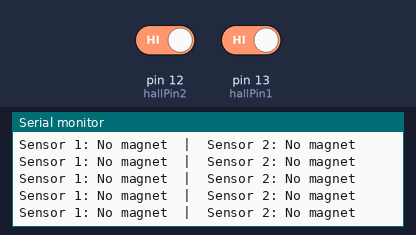
Recording of a sketch running on a simulated Arduino Uno, built with avr-gcc and run on an emulated ATmega328P. On the bench: the last lines printed to the serial monitor. The test bench sets the inputs (shaded band); at power-on: pin 12 (hallPin2) HIGH, pin 13 (hallPin1) HIGH.

Above: at 1.2 s.
1.3 s: pin 12 (hallPin2) driven LOW
At 1.61 s:
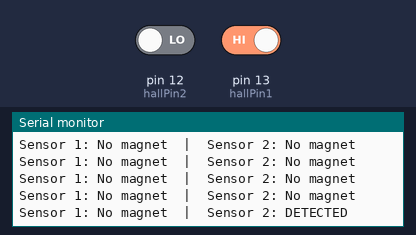
3.3 s: pin 13 (hallPin1) driven LOW
At 3.61 s:
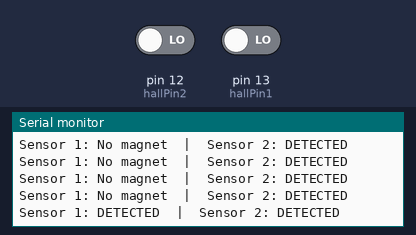
5.3 s: pin 12 (hallPin2) driven HIGH
At 5.62 s:
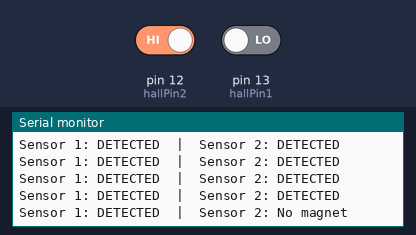
7.3 s: pin 13 (hallPin1) driven HIGH
At 7.62 s:
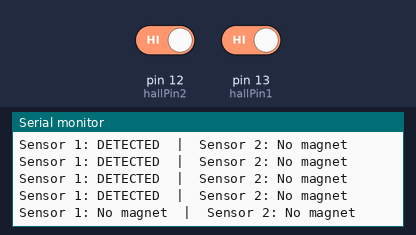
10.3 s: pin 13 (hallPin1) driven LOW
At 10.63 s:
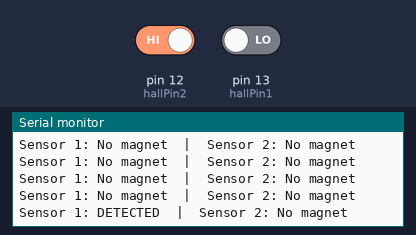
13.3 s: pin 13 (hallPin1) driven HIGH
At 13.83 s:
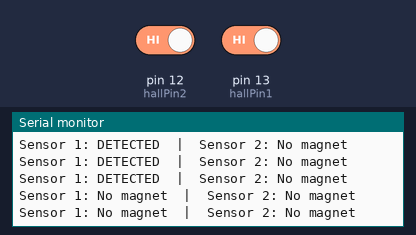

Measured:
- after the input at 1.3 s, the serial monitor: prints a new line after 0.15 s (image 1)
- after the input at 3.3 s, the serial monitor: prints a new line after 0.16 s (image 2)
- after the input at 5.3 s, the serial monitor: prints a new line after 0.16 s (image 3)
- after the input at 7.3 s, the serial monitor: prints a new line after 0.17 s (image 4)
- after the input at 10.3 s, the serial monitor: prints a new line after 0.17 s (image 5)
- after the input at 13.3 s, the serial monitor: prints a new line after 0.18 s (image 6)

The sketch:

kyd003_test.ino
```cpp
const int hallPin1 = 13;
const int hallPin2 = 12;

void setup() {
  pinMode(hallPin1, INPUT);
  pinMode(hallPin2, INPUT);
  Serial.begin(9600);
  Serial.println("KY-003 Dual Hall Sensor Test");
  Serial.println("Bring a magnet close to the sensors...");
}

void loop() {
  int val1 = digitalRead(hallPin1);
  int val2 = digitalRead(hallPin2);

  Serial.print("Sensor 1: ");
  Serial.print(val1 == LOW ? "DETECTED" : "No magnet");
  Serial.print("  |  Sensor 2: ");
  Serial.println(val2 == LOW ? "DETECTED" : "No magnet");

  delay(200);
}
```
